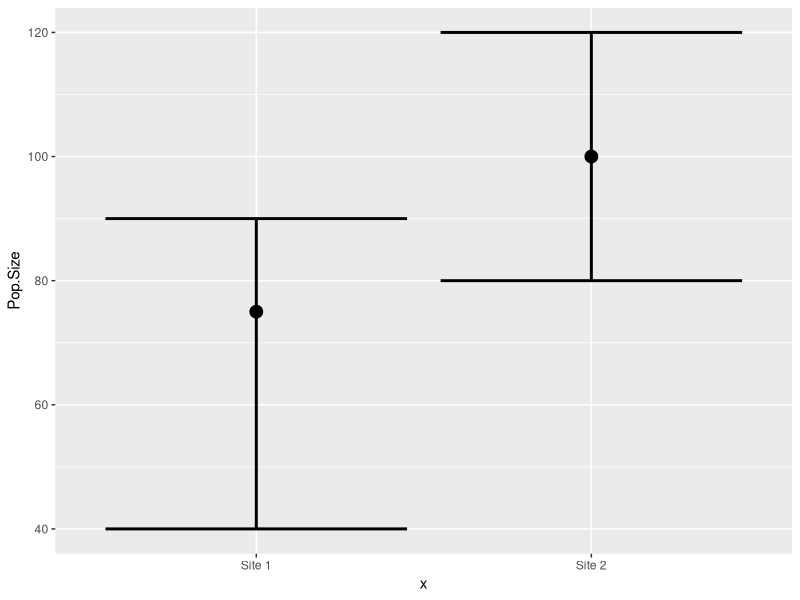
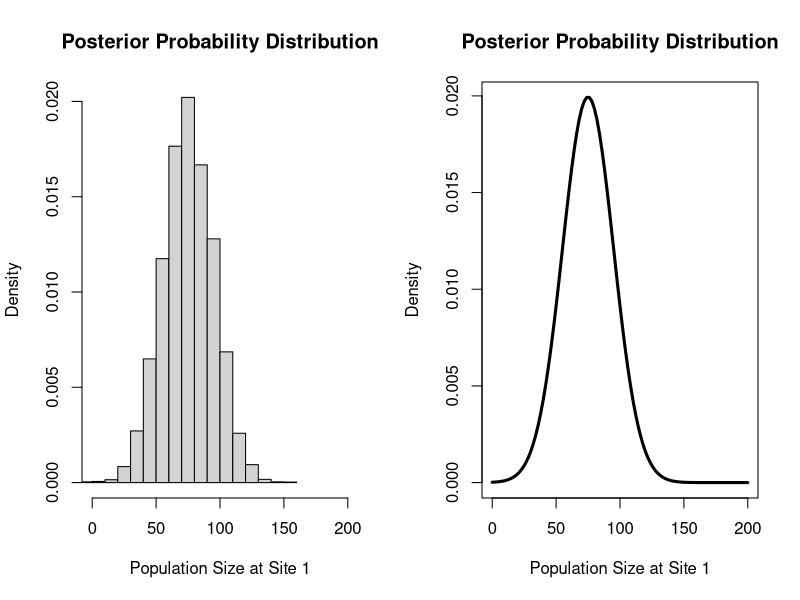
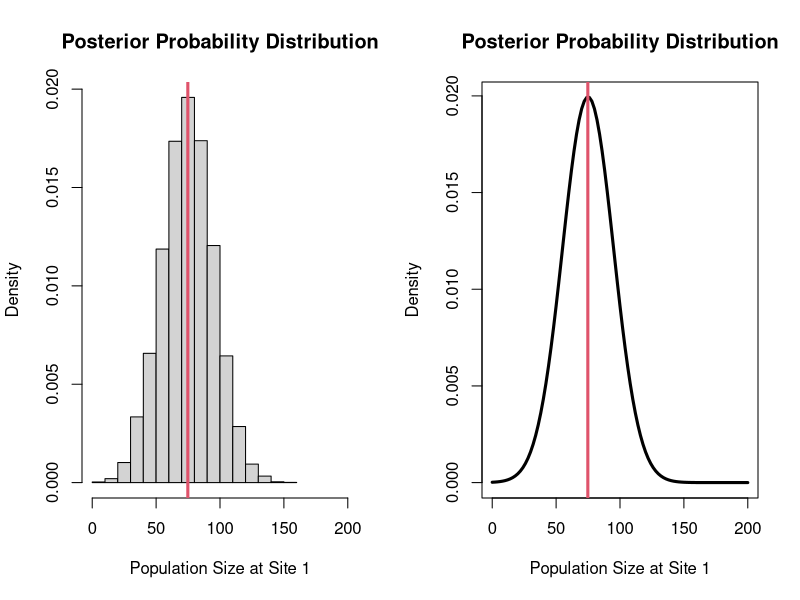
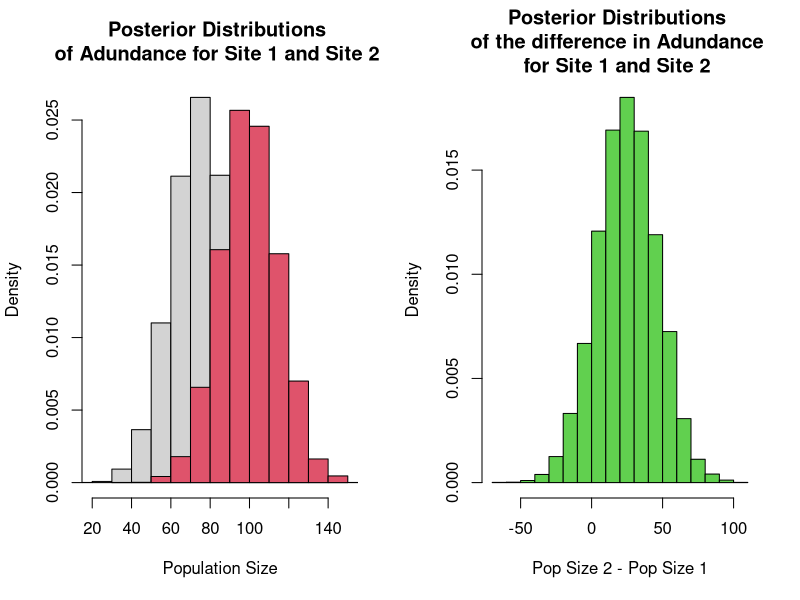
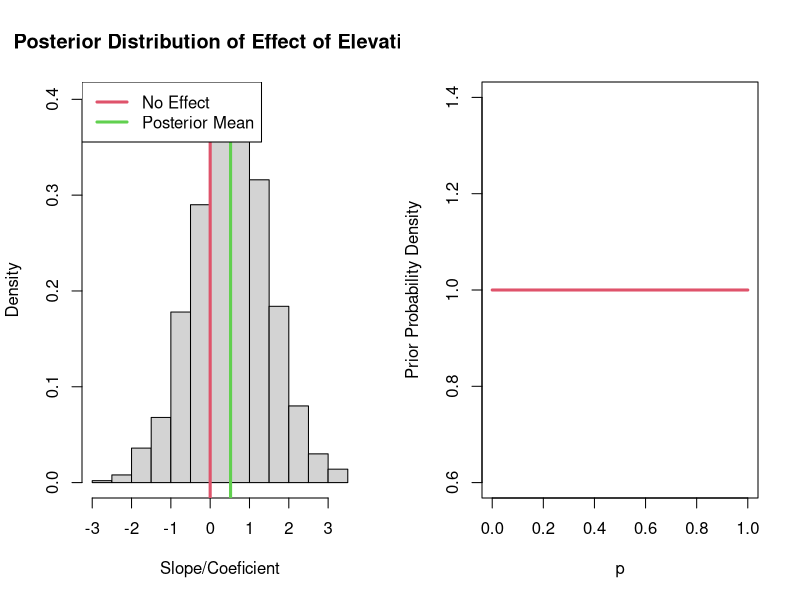
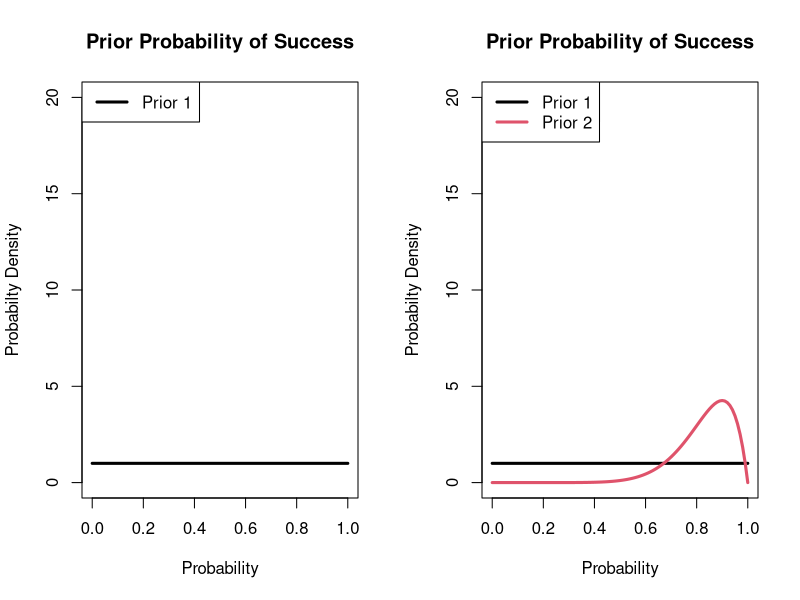
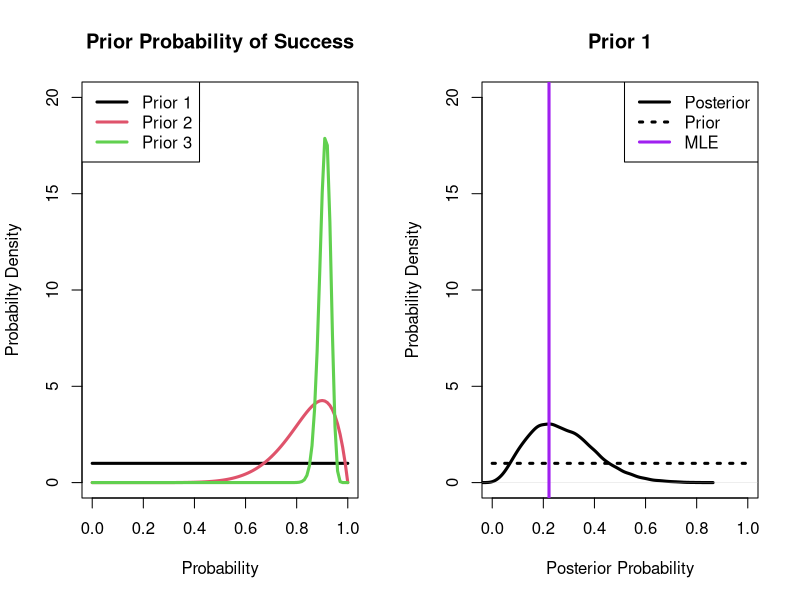
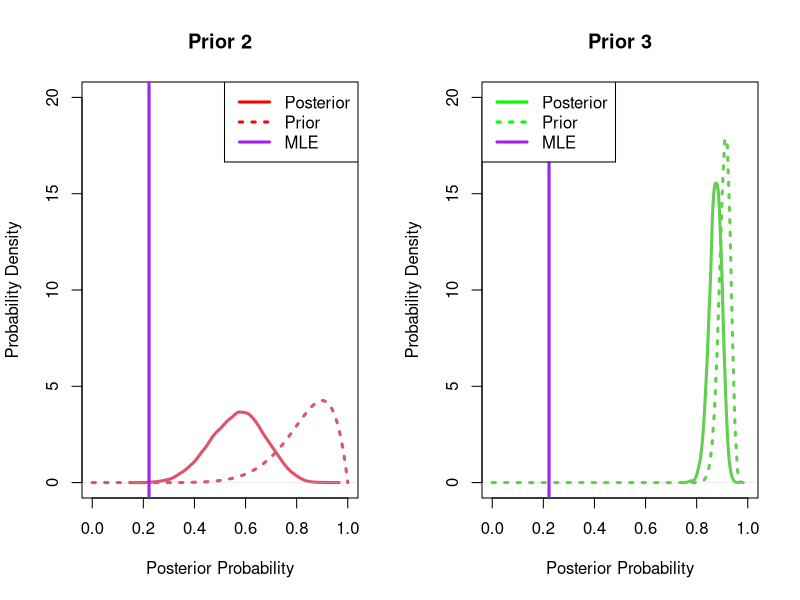

Reproduce these figures in R, in order.
## ---- chunk 1
set.seed(923874)                 # Create example data
data <- data.frame(x = c("Site 1","Site 2"),
                         Pop.Size = c(75,100),
                         lower = c(40,80),
                         upper = c(90,120))

library("ggplot2")
ggplot(data, aes(x, Pop.Size)) +        # ggplot2 plot with confidence intervals
  geom_point(cex=4) +
  geom_errorbar(aes(ymin = lower, ymax = upper),size = 1)

## ---- chunk 2
par(mfrow=c(1,2))
hist(rnorm(10000,75,20),xlim=c(0,200),freq=FALSE,main="Posterior Probability Distribution",xlab="Population Size at Site 1")
curve(dnorm(x,75,20),xlim=c(0,200),main="Posterior Probability Distribution",ylab="Density",lwd=3,xlab="Population Size at Site 1")
## ---- chunk 3
par(mfrow=c(1,2))
set.seed(546543)
x=rnorm(10000,75,20)
hist(x,xlim=c(0,200),freq=FALSE,main="Posterior Probability Distribution",xlab="Population Size at Site 1")
abline(v=mean(x),lwd=3,col=2)

curve(dnorm(x,75,20),xlim=c(0,200),main="Posterior Probability Distribution",ylab="Density",lwd=3,xlab="Population Size at Site 1")
abline(v=mean(x),lwd=3,col=2)
## ---- chunk 4
par(mfrow=c(1,2))
set.seed(4345)
post1=rnorm(10000,75,15)
post2=rnorm(10000,100,15)
hist(post1,freq=FALSE,xlim=c(20,150),main="Posterior Distributions \nof Adundance for Site 1 and Site 2 ",
     xlab="Population Size")
hist(post2,freq=FALSE,xlim=c(20,150),add=TRUE,col=2)
diff=post2-post1
hist(diff,freq=FALSE,col=3,main="Posterior Distributions \nof the difference in Adundance \nfor Site 1 and Site 2 ",
     xlab="Pop Size 2 - Pop Size 1")
## ---- chunk 5
length(which(diff>0))/length(diff)
## ---- chunk 6
set.seed(5435)
x=seq(-1,1,by=0.1)
y=rnorm(21,mean=1+1*x,sd=1)
## ---- chunk 7
summary(glm(y~x))
## ---- chunk 8
set.seed(543534)
post=rnorm(1000,0.5,1)
hist(post,main="Posterior Distribution of Effect of Elevation",freq = FALSE,xlab="Slope/Coeficient")
abline(v=0, lwd=3,col=2)
abline(v=mean(post), lwd=3,col=3)
legend("topleft",col=c(2,3),lwd=3,legend=c("No Effect", "Posterior Mean"))
## ---- chunk 9
#Posterior Mean
  mean(post)
## ---- chunk 10
#Credible/Probability Intervals 
  quantile(post,prob=c(0.025,0.975))
## ---- chunk 11
# #Probabilty of a postive effect
 length(which(post>0))/length(post)
## ---- chunk 12
# #Probabilty of a negative effect
 length(which(post<0))/length(post)
## ---- chunk 13
curve(dbeta(x,1,1),xlim=c(0,1),lwd=3,col=2,xlab="p",
      ylab = "Prior Probability Density")
## ---- chunk 14
# Survival outcomes of three adult hippos
  y1=c(0,0,0,0,0,0,0,1,1)
  N1=length(y1)
  mle.p=mean(y1)
  mle.p
## ---- chunk 15
  alpha1=1
  beta1=1
## ---- chunk 16
#Plot of prior 1
curve(dbeta(x,shape1=alpha1,shape2=beta1),lwd=3,
      xlab="Probability",ylab="Probabilty Density",
      main="Prior Probability of Success",ylim=c(0,20))
legend("topleft",col=c(1,2),legend=c("Prior 1"),lwd=3)
## ---- chunk 17
  alpha2=10
  beta2=2
## ---- chunk 18
curve(dbeta(x,shape1=alpha1,shape2=beta1),lwd=3,
      xlab="Probability",ylab="Probabilty Density",
      main="Prior Probability of Success",ylim=c(0,20))
legend("topleft",col=c(1,2),legend=c("Prior 1"),lwd=3)
curve(dbeta(x,shape1=alpha2,shape2=beta2),lwd=3,col=2,add=TRUE)
legend("topleft",col=c(1,2),legend=c("Prior 1", "Prior 2"),lwd=3)
## ---- chunk 19
  alpha3=150
  beta3=15
## ---- chunk 20
curve(dbeta(x,shape1=alpha1,shape2=beta1),lwd=3,
      xlab="Probability",ylab="Probabilty Density",
      main="Prior Probability of Success",ylim=c(0,20))
legend("topleft",col=c(1,2),legend=c("Prior 1"),lwd=3)
curve(dbeta(x,shape1=alpha2,shape2=beta2),lwd=3,col=2,add=TRUE)
curve(dbeta(x,shape1=alpha3,shape2=beta3),lwd=3,col=3,add=TRUE)
legend("topleft",col=c(1,2,3),legend=c("Prior 1", "Prior 2","Prior 3"),lwd=3)

## ---- chunk 21
# Note- the data are the same, but the prior is changing
  post.1=rbeta(10000,alpha1+sum(y1),beta1+N1-sum(y1))
  post.2=rbeta(10000,alpha2+sum(y1),beta2+N1-sum(y1))
  post.3=rbeta(10000,alpha3+sum(y1),beta3+N1-sum(y1))
## ---- chunk 22
plot(density(post.1),ylim=c(0,20),xlim=c(0,1),col=1,lwd=3,main="Prior 1",
     xlab="Posterior Probability",ylab="Probability Density")
curve(dbeta(x,shape1=alpha1,shape2=beta1),
      add=TRUE,col=1,lwd=3,lty=3)
abline(v=mle.p,col="purple",lwd=3)
legend("topright",lwd=3,lty=c(1,3,1),col=c("black","black","purple"),
       legend=c("Posterior","Prior","MLE"))
## ---- chunk 23
plot(density(post.2),ylim=c(0,20),xlim=c(0,1),col=2,lwd=3,main="Prior 2",
     xlab="Posterior Probability",ylab="Probability Density")
curve(dbeta(x,shape1=alpha2,shape2=beta2),
      add=TRUE,col=2,lwd=3,lty=3)
abline(v=mle.p,col="purple",lwd=3)
legend("topright",lwd=3,lty=c(1,3,1),col=c("red","red","purple"),
       legend=c("Posterior","Prior","MLE"))
## ---- chunk 24
plot(density(post.3),ylim=c(0,20),xlim=c(0,1),col=3,lwd=3,main="Prior 3",
     xlab="Posterior Probability",ylab="Probability Density")
curve(dbeta(x,shape1=alpha3,shape2=beta3),
      add=TRUE,col=3,lwd=3,lty=3)
abline(v=mle.p,col="purple",lwd=3)
legend("topleft",lwd=3,lty=c(1,3,1),col=c("green","green","purple"),
       legend=c("Posterior","Prior","MLE"))
## ---- chunk 25
y2=c(0,1,1,0,1,1,1,1,1,1,1,1,1,1,1,1,1,1,0,
     1,1,1,1,1,1,1,1,1,1,1,1,1,1,1,1,1,1,0)
length(y2)
## ---- chunk 26
N2=length(y2)

mle.p=mean(y2)

post.4=rbeta(10000,alpha1+sum(y2),beta1+N2-sum(y2))
post.5=rbeta(10000,alpha2+sum(y2),beta2+N2-sum(y2))
post.6=rbeta(10000,alpha3+sum(y2),beta3+N2-sum(y2))

plot(density(post.4),ylim=c(0,20),xlim=c(0,1),col=1,lwd=3,main="Prior 1",
     xlab="Posterior Probability",ylab="Probability Density")
curve(dbeta(x,shape1=alpha1,shape2=beta1),
      add=TRUE,col=1,lwd=3,lty=3)
abline(v=mle.p,col="purple",lwd=3)
legend("topleft",lwd=3,lty=c(1,3,1),col=c("black","black","purple"),
       legend=c("Posterior","Prior","MLE"))
## ---- chunk 27
plot(density(post.5),ylim=c(0,20),xlim=c(0,1),col=2,lwd=3,main="Prior 2",
     xlab="Posterior Probability",ylab="Probability Density")
curve(dbeta(x,shape1=alpha2,shape2=beta2),
      add=TRUE,col=2,lwd=3,lty=3)
abline(v=mle.p,col="purple",lwd=3)
legend("topleft",lwd=3,lty=c(1,3,1),col=c("red","red","purple"),
       legend=c("Posterior","Prior","MLE"))
## ---- chunk 28
plot(density(post.6),ylim=c(0,20),xlim=c(0,1),col=3,lwd=3,main="Prior 3",
     xlab="Posterior Probability",ylab="Probability Density")
curve(dbeta(x,shape1=alpha3,shape2=beta3),
      add=TRUE,col=3,lwd=3,lty=3)
abline(v=mle.p,col="purple",lwd=3)
legend("topleft",lwd=3,lty=c(1,3,1),col=c("green","green","purple"),
       legend=c("Prior 1","Prior 2","Prior 3"))

## ---- chunk 29
par(mfrow=c(1,2))
plot(density(post.1),ylim=c(0,20),xlim=c(0,1),col=1,lwd=3,main="Small Data",
     xlab="Posterior Probability",ylab="Probability Density")
#curve(dbeta(x,shape1=alpha1,shape2=beta1),
#      add=TRUE,col=1,lwd=3,lty=3)
#abline(v=mle.p,col="purple",lwd=3)

lines(density(post.2),ylim=c(0,20),xlim=c(0,1),col=2,lwd=3)
#curve(dbeta(x,shape1=alpha2,shape2=beta2),
#      add=TRUE,col=2,lwd=3,lty=3)
#abline(v=mle.p,col="purple",lwd=3)

lines(density(post.3),ylim=c(0,20),xlim=c(0,1),col=3,lwd=3)
#curve(dbeta(x,shape1=alpha3,shape2=beta3),
#      add=TRUE,col=3,lwd=3,lty=3)
#abline(v=mle.p,col="purple",lwd=3)
legend("topleft",lwd=3,lty=c(1,1,1),col=c("black","red","green"),
       legend=c("Prior 1","Prior 2","Prior 3"))

#################
plot(density(post.4),ylim=c(0,20),xlim=c(0,1),col=1,lwd=3,main="More Data",
     xlab="Posterior Probability",ylab="Probability Density")
#curve(dbeta(x,shape1=alpha1,shape2=beta1),
#      add=TRUE,col=1,lwd=3,lty=3)
#abline(v=mle.p,col="purple",lwd=3)

lines(density(post.5),ylim=c(0,20),xlim=c(0,1),col=2,lwd=3)
#curve(dbeta(x,shape1=alpha2,shape2=beta2),
#      add=TRUE,col=2,lwd=3,lty=3)
#abline(v=mle.p,col="purple",lwd=3)

lines(density(post.6),ylim=c(0,20),xlim=c(0,1),col=3,lwd=3)
#curve(dbeta(x,shape1=alpha3,shape2=beta3),
#      add=TRUE,col=3,lwd=3,lty=3)
#abline(v=mle.p,col="purple",lwd=3)
legend("topleft",lwd=3,lty=c(1,1,1),col=c("black","red","green"),
       legend=c("Prior 1","Prior 2","Prior 3"))
